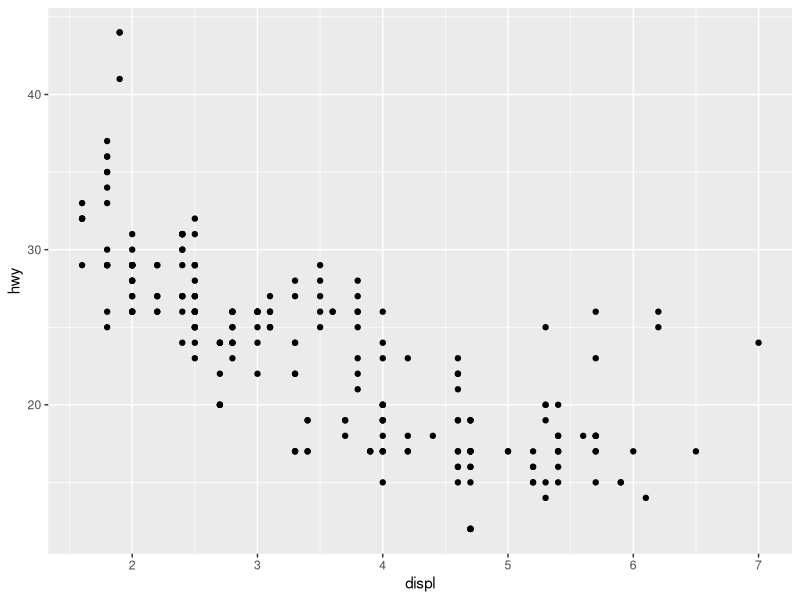
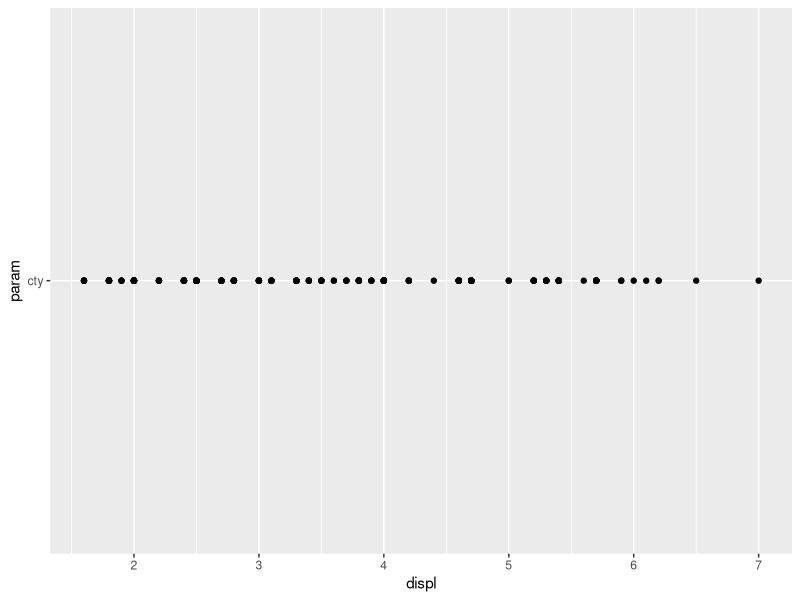
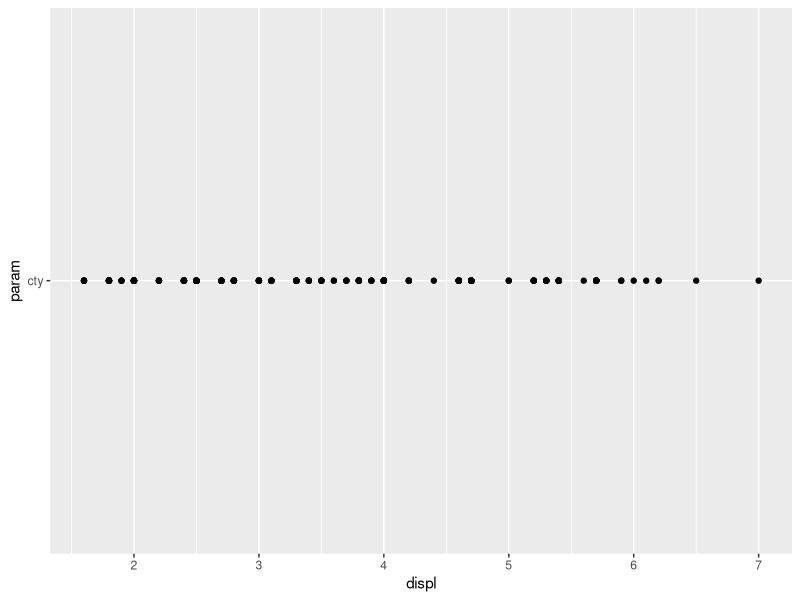
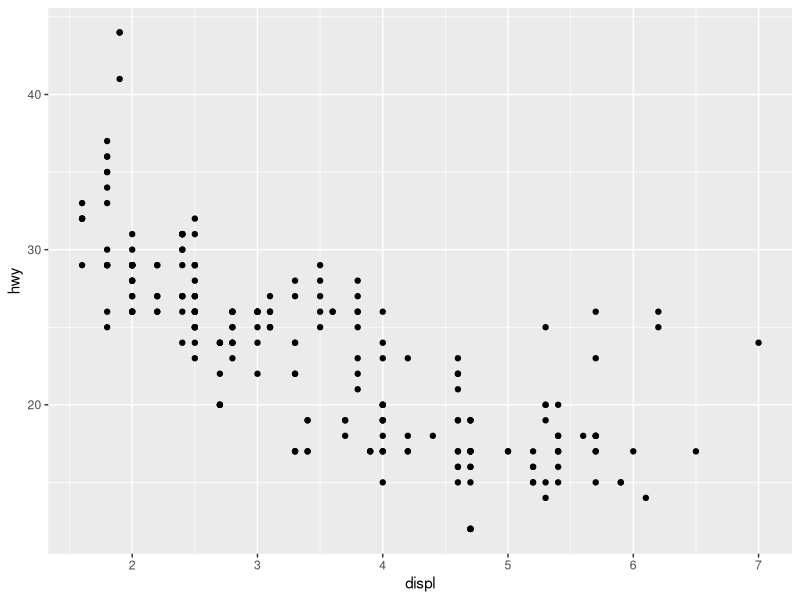
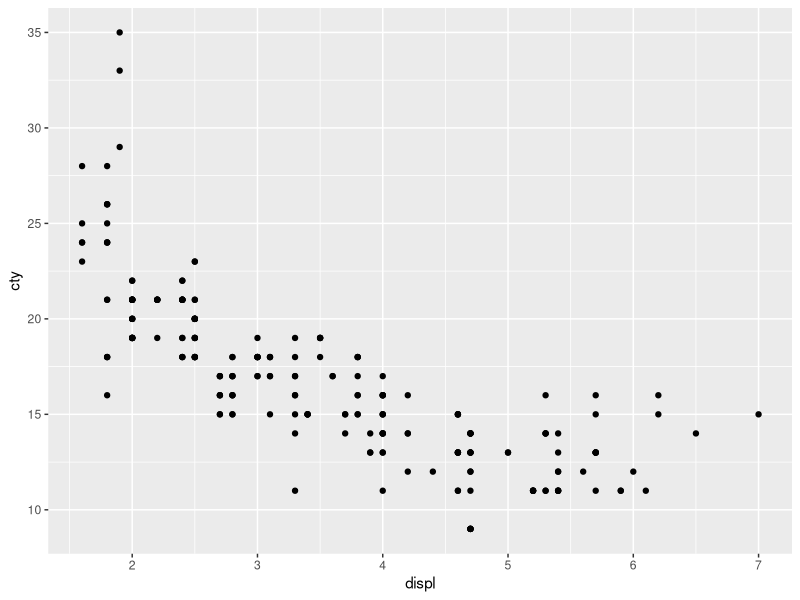

Reproduce these figures in R, in order.
## ---- chunk 1
library(tidyverse)
head(mpg)

## ---- chunk 2
plot.data <- function(data){
  g <- ggplot(data, aes(x = displ, y=hwy))+
    geom_point()
  g
}
plot.data(mpg)
## ---- chunk 3
plot.data.param <- function(data, param){
  g <- ggplot(data, aes(x = displ, y=param))+
    geom_point()
  g
}
plot.data.param(mpg, 'cty')
## ---- chunk 4
plot.data.param(mpg, 'cty')
## ---- chunk 5
plot.data.aes.string <- function(data, param){
  str(param)
  g <- ggplot(data, aes_string(x = 'displ',y= param))+
    geom_point()
  g
}
plot.data.aes.string(mpg, 'hwy')
plot.data.aes.string(mpg, 'cty')
